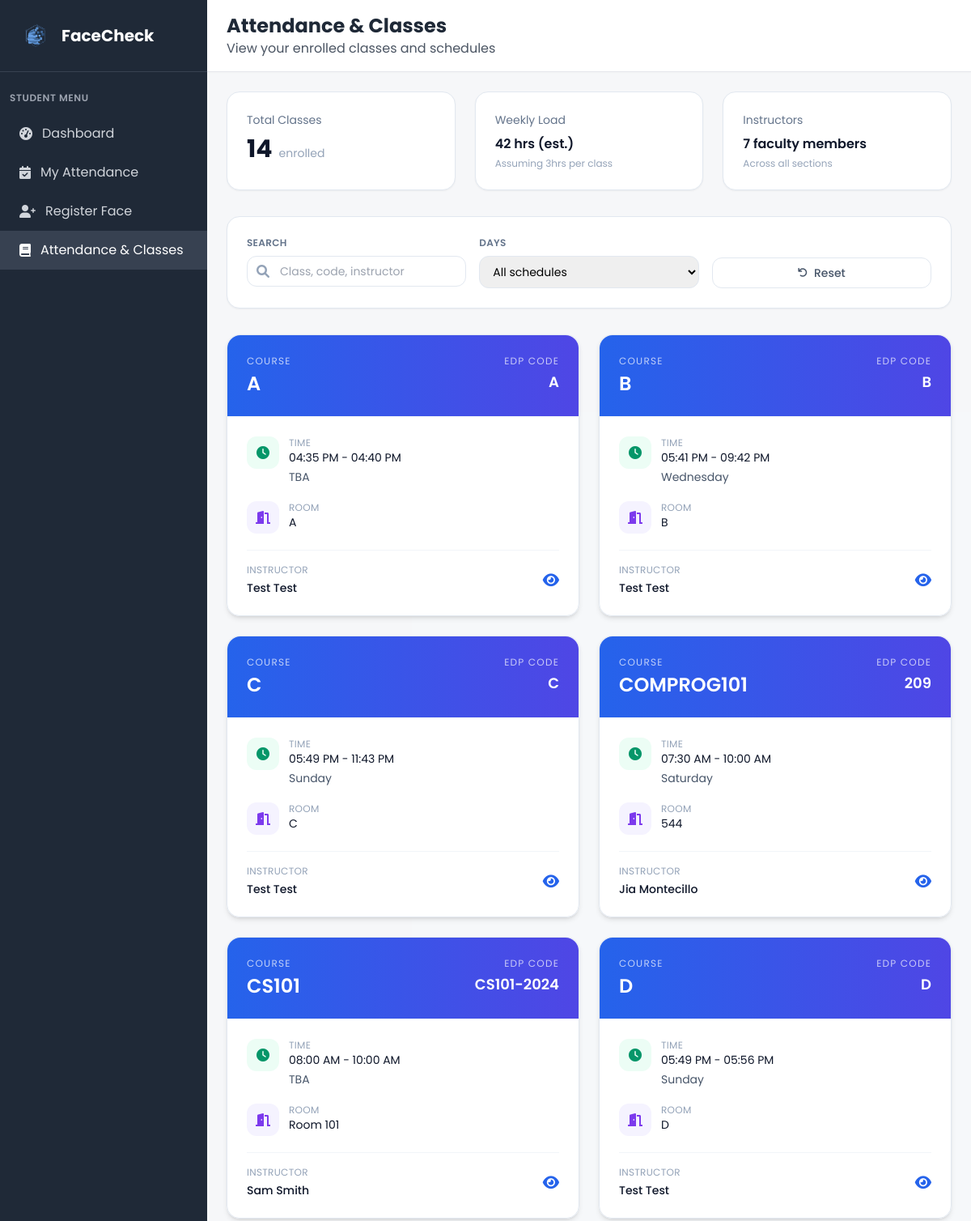
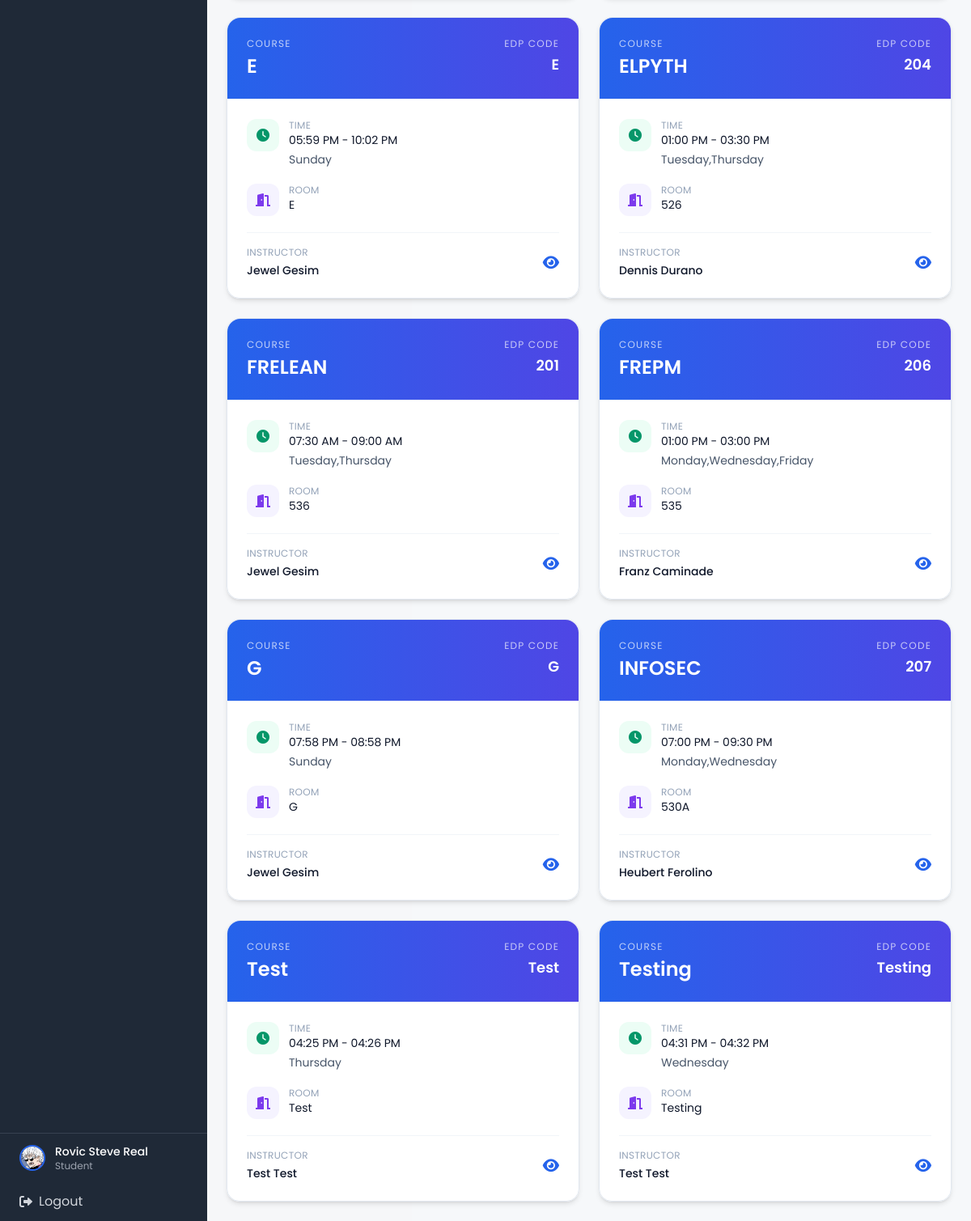
Page /my_classes (signed in) on the committed database (2 pictures, top to bottom).
### tables this page shows
CREATE TABLE student (
            student_id INTEGER PRIMARY KEY AUTOINCREMENT,
            year_level VARCHAR(20) NOT NULL,
            attendance_image VARCHAR(255),
            course_id INTEGER,
            user_id INTEGER NOT NULL, profile_picture VARCHAR(255),
            FOREIGN KEY (course_id) REFERENCES course(course_id),
            FOREIGN KEY (user_id) REFERENCES user(user_id)
        );

CREATE TABLE user (
            user_id INTEGER PRIMARY KEY AUTOINCREMENT,
            idno VARCHAR(20) NOT NULL UNIQUE,
            firstname VARCHAR(50) NOT NULL,
            lastname VARCHAR(50) NOT NULL,
            role VARCHAR(10) NOT NULL CHECK (role IN ('admin', 'faculty', 'student')),
            password VARCHAR(255) NOT NULL,
            created_at DATETIME DEFAULT CURRENT_TIMESTAMP,
            is_active BOOLEAN DEFAULT 1,
            dept_id INTEGER,
            FOREIGN KEY (dept_id) REFERENCES department(dept_id)
        );

CREATE TABLE class (
            class_id INTEGER PRIMARY KEY AUTOINCREMENT,
            class_name VARCHAR(20) NOT NULL,
            edpcode VARCHAR(20) NOT NULL UNIQUE,
            start_time TIME,
            end_time TIME,
            room VARCHAR(10),
            faculty_id INTEGER NOT NULL, is_active BOOLEAN DEFAULT 1,
            FOREIGN KEY (faculty_id) REFERENCES faculty(faculty_id)
        );

### app.py (the view)
@app.route('/my_classes')
def my_classes():
    if 'user_id' not in session or session['role'] != 'student':
        return redirect(url_for('login'))
    conn = get_db_connection()
    student = conn.execute('''
        SELECT u.*, s.student_id, s.year_level, s.profile_picture, c.course_name, d.dept_name
        FROM user u
        JOIN student s ON u.user_id = s.user_id
        LEFT JOIN course c ON s.course_id = c.course_id
        LEFT JOIN department d ON u.dept_id = d.dept_id
        WHERE u.user_id = ?
    ''', (session['user_id'],)).fetchone()
    enrolled_classes_raw = conn.execute('''
        SELECT cl.class_id, cl.class_name, cl.edpcode, cl.start_time, cl.end_time, cl.room,
               u_f.firstname as faculty_firstname, u_f.lastname as faculty_lastname,
               GROUP_CONCAT(DISTINCT d.day_name) as days
        FROM student_class sc
        JOIN class cl ON sc.class_id = cl.class_id
        JOIN faculty f ON cl.faculty_id = f.faculty_id
        JOIN user u_f ON f.user_id = u_f.user_id
        LEFT JOIN class_days cd ON cl.class_id = cd.class_id
        LEFT JOIN days d ON cd.day_id = d.day_id
        WHERE sc.student_id = ?
        GROUP BY cl.class_id, cl.class_name, cl.edpcode, cl.start_time, cl.end_time, cl.room,
                 u_f.firstname, u_f.lastname
        ORDER BY cl.class_name
    ''', (student['student_id'],)).fetchall()
    enrolled_classes = []
    faculty_names = set()
    for class_item in enrolled_classes_raw:
        time_str = ''
        if class_item['start_time'] and class_item['end_time']:
            try:
                start_time = str(class_item['start_time'])
                end_time = str(class_item['end_time'])
                time_formats = ['%H:%M:%S', '%H:%M']
                start_dt = None
                end_dt = None
                for fmt in time_formats:
                    try:
                        start_dt = datetime.strptime(start_time, fmt)
                        end_dt = datetime.strptime(end_time, fmt)
                        break
                    except ValueError:
                        continue
                if start_dt and end_dt:
                    time_str = f"{start_dt.strftime('%I:%M %p')} - {end_dt.strftime('%I:%M %p')}"
                else:
                    time_str = f"{start_time} - {end_time}"
            except Exception as e:
                time_str = f"{class_item['start_time']} - {class_item['end_time']}"
        enrolled_classes.append({
            'class_id': class_item['class_id'],
            'class_name': class_item['class_name'],
            'edpcode': class_item['edpcode'],
            'days': class_item['days'],
            'time': time_str,
            'room': class_item['room'],
            'faculty_firstname': class_item['faculty_firstname'],
            'faculty_lastname': class_item['faculty_lastname'],
            'schedule': time_str
        })
        faculty_names.add(f"{class_item['faculty_firstname']} {class_item['faculty_lastname']}")
    total_classes = len(enrolled_classes)
    weekly_hours_estimate = total_classes * 3
    faculty_count = len(faculty_names)
    conn.close()
    return render_template('my_classes.html',
                         student=student,
                         enrolled_classes=enrolled_classes,
                         total_classes=total_classes,
                         weekly_hours_estimate=weekly_hours_estimate,
                         faculty_count=faculty_count)

### templates/my_classes.html (shortened to what this page needs)
<!DOCTYPE html>
<html lang="en">
<head>
    <script src="https://cdn.tailwindcss.com"></script>
    <link href="https://cdnjs.cloudflare.com/ajax/libs/font-awesome/6.0.0/css/all.min.css" rel="stylesheet">
    <link rel="stylesheet" href="{{ url_for('static', filename='css/global.css') }}">
</head>
<body class="bg-gray-100">
    <div class="flex h-screen">
        <div class="w-64 bg-gray-800 text-white">
            <div class="p-6 border-b border-gray-700">
                <div class="flex items-center">
                    <img src="{{ url_for('static', filename='img/FaceCheck_Logo.png') }}" alt="FaceCheck logo" class="w-10 h-10 mr-3">
                    <h1 class="text-xl font-bold">FaceCheck</h1>
                </div>
            </div>
            <nav class="mt-6">
                <div class="px-3">
                    <div class="text-xs font-semibold text-gray-400 uppercase tracking-wider mb-3">Student Menu</div>
                </div>
                <a href="{{ url_for('student_dashboard') }}" class="flex items-center px-6 py-3 text-gray-300 hover:bg-gray-700 hover:text-white transition duration-200">
                    <i class="fas fa-tachometer-alt mr-3"></i>
                    Dashboard
                </a>
                <a href="{{ url_for('my_attendance') }}" class="flex items-center px-6 py-3 text-gray-300 hover:bg-gray-700 hover:text-white transition duration-200">
                    <i class="fas fa-calendar-check mr-3"></i>
                    My Attendance
                </a>
                <a href="/register_face" class="flex items-center px-6 py-3 text-gray-300 hover:bg-gray-700 hover:text-white transition duration-200">
                    <i class="fas fa-user-plus mr-3"></i>
                    Register Face
                </a>
                <a href="{{ url_for('my_classes') }}" class="flex items-center px-6 py-3 bg-gray-700 text-white">
                    <i class="fas fa-book mr-3"></i>
                    Attendance & Classes
                </a>
            </nav>
            <div class="absolute bottom-0 w-64 border-t border-gray-700">
                <a href="{{ url_for('student_profile') }}" class="flex items-center px-6 py-3 hover:bg-gray-700 transition duration-200">
                    {% if student.profile_picture %}
                    <img src="{{ url_for('static', filename='profile_pictures/' + student.profile_picture) }}"
                         alt="{{ student.firstname }} {{ student.lastname }}"
                         class="w-8 h-8 rounded-full object-cover border-2 border-blue-600 mr-3"
                         onerror="this.onerror=null; this.style.display='none'; this.nextElementSibling.style.display='flex';">
                    {% else %}
                    <div class="w-8 h-8 bg-blue-600 rounded-full flex items-center justify-center mr-3">
                        <span class="text-white text-sm font-bold">{{ student.firstname[0] }}{{ student.lastname[0] }}</span>
                    </div>
                    {% endif %}
                    <div>
                        <div class="text-sm font-medium">{{ student.firstname }} {{ student.lastname }}</div>
                        <div class="text-xs text-gray-400">Student</div>
                    </div>
                </a>
                <a href="{{ url_for('logout') }}" class="flex items-center px-6 py-3 text-gray-300 hover:bg-gray-700 hover:text-white transition duration-200">
                    <i class="fas fa-sign-out-alt mr-2"></i>
                    Logout
                </a>
            </div>
        </div>
        <div class="flex-1 flex flex-col overflow-hidden">
            <header class="bg-white shadow-sm border-b border-gray-200">
                <div class="px-6 py-4">
                    <div class="flex items-center justify-between">
                        <div>
                            <h2 class="text-2xl font-bold text-gray-800">Attendance & Classes</h2>
                            <p class="text-gray-600">View your enrolled classes and schedules</p>
                        </div>
                    </div>
                </div>
            </header>
            <main class="flex-1 overflow-y-auto p-6 bg-slate-50/60">
                <div class="max-w-7xl mx-auto space-y-8">
                    <div class="grid grid-cols-1 md:grid-cols-3 gap-6">
                        <div class="bg-white rounded-2xl border border-slate-200 shadow-sm p-6">
                            <p class="text-sm text-slate-500">Total Classes</p>
                            <div class="mt-2 flex items-baseline space-x-2">
                                <span class="text-3xl font-bold text-slate-900">{{ total_classes }}</span>
                                <span class="text-sm text-slate-400">enrolled</span>
                            </div>
                        </div>
                        <div class="bg-white rounded-2xl border border-slate-200 shadow-sm p-6">
                            <p class="text-sm text-slate-500">Weekly Load</p>
                            <div class="mt-2 text-slate-900 font-semibold">
                                {{ weekly_hours_estimate }} hrs (est.)
                            </div>
                            <p class="text-xs text-slate-400 mt-1">Assuming 3hrs per class</p>
                        </div>
                        <div class="bg-white rounded-2xl border border-slate-200 shadow-sm p-6">
                            <p class="text-sm text-slate-500">Instructors</p>
                            <div class="mt-2 text-slate-900 font-semibold">
                                {{ faculty_count }} faculty members
                            </div>
                            <p class="text-xs text-slate-400 mt-1">Across all sections</p>
                        </div>
                    </div>
                    <div class="bg-white rounded-2xl border border-slate-200 shadow-sm p-6">
                        <div class="grid grid-cols-1 md:grid-cols-3 gap-4">
                            <div>
                                <label class="block text-xs font-semibold text-slate-500 uppercase tracking-wide mb-2">Search</label>
                                <div class="relative">
                                    <span class="absolute inset-y-0 left-3 flex items-center text-slate-400"><i class="fas fa-search"></i></span>
                                    <input id="classSearch" type="text" placeholder="Class, code, instructor" class="w-full pl-10 pr-4 py-2 rounded-xl border border-slate-200 text-sm focus:ring-2 focus:ring-blue-500 focus:border-blue-500">
                                </div>
                            </div>
                            <div>
                                <label class="block text-xs font-semibold text-slate-500 uppercase tracking-wide mb-2">Days</label>
                                <select id="dayFilter" class="w-full rounded-xl border border-slate-200 text-sm px-3 py-2 focus:ring-2 focus:ring-blue-500 focus:border-blue-500">
                                    <option value="all">All schedules</option>
                                </select>
                            </div>
                            <div class="flex items-end">
                                <button id="resetClasses" class="inline-flex items-center justify-center w-full px-4 py-2 rounded-xl border border-slate-200 text-sm font-medium text-slate-600 hover:bg-slate-50">
                                    <i class="fas fa-undo mr-2 text-xs"></i>Reset
                                </button>
                            </div>
                        </div>
                    </div>
                    {% if enrolled_classes %}
                    <div id="classGrid" class="grid grid-cols-1 md:grid-cols-2 xl:grid-cols-3 gap-6">
                        {% for class_item in enrolled_classes %}
                        <div class="class-card bg-white/95 backdrop-blur rounded-2xl border border-slate-200 shadow-md hover:shadow-lg transition-all duration-200" data-days="{{ class_item.days|lower }}" data-class="{{ class_item.class_name|lower }}" data-instructor="{{ (class_item.faculty_firstname ~ ' ' ~ class_item.faculty_lastname)|lower }}">
                            <div class="p-6 border-b border-slate-100 bg-gradient-to-r from-blue-600 to-indigo-600 text-white rounded-t-2xl">
                                <div class="flex items-start justify-between">
                                    <div>
                                        <p class="text-xs uppercase tracking-widest text-white/70 mb-1">Course</p>
                                        <h3 class="text-2xl font-semibold">{{ class_item.class_name }}</h3>
                                    </div>
                                    <div class="text-right">
                                        <p class="text-xs uppercase tracking-widest text-white/70 mb-1">EDP Code</p>
                                        <p class="text-lg font-semibold">{{ class_item.edpcode }}</p>
                                    </div>
                                </div>
                            </div>
                            <div class="p-6 space-y-5">
                                <div class="flex items-start space-x-3">
                                    <div class="flex-shrink-0 w-10 h-10 rounded-xl bg-emerald-50 text-emerald-600 flex items-center justify-center">
                                        <i class="fas fa-clock"></i>
                                    </div>
                                    <div>
                                        <p class="text-xs uppercase tracking-wide text-slate-400">Time</p>
                                        <p class="text-sm text-slate-900">{{ class_item.time or 'TBA' }}</p>
                                        <p class="text-sm text-slate-600 mt-1">{{ class_item.days or 'TBA' }}</p>
                                    </div>
                                </div>
                                <div class="flex items-start space-x-3">
                                    <div class="flex-shrink-0 w-10 h-10 rounded-xl bg-violet-50 text-violet-600 flex items-center justify-center">
                                        <i class="fas fa-door-open"></i>
                                    </div>
                                    <div>
                                        <p class="text-xs uppercase tracking-wide text-slate-400">Room</p>
                                        <p class="text-sm text-slate-900">{{ class_item.room or 'TBA' }}</p>
                                    </div>
                                </div>
                                <div class="pt-4 border-t border-slate-100 flex items-center justify-between">
                                    <div>
                                    <p class="text-xs uppercase tracking-wide text-slate-400 mb-1">Instructor</p>
                                    <p class="text-sm font-medium text-slate-900">{{ class_item.faculty_firstname }} {{ class_item.faculty_lastname }}</p>
                                    </div>
                                    <a href="{{ url_for('view_class_attendance', class_id=class_item.class_id) }}"
                                       class="text-blue-600 hover:text-blue-800 transition duration-200"
                                       title="View Attendance">
                                        <i class="fas fa-eye text-lg"></i>
                                    </a>
                                </div>
                            </div>
                        </div>
                        {% endfor %}
                    </div>
                    {% endif %}
                </div>
            </main>
        </div>
    </div>
</body>
</html>

### rows in the picture
student: profile_picture (picture)
user: firstname "Rovic Steve", lastname "Real"
class: class_name "COMPROG101", edpcode "209", time "07:30 AM - 10:00 AM", days "Saturday", room "544", faculty_firstname "Jia", faculty_lastname "Montecillo"
class: class_name "CS101", edpcode "CS101-2024", time "08:00 AM - 10:00 AM", days "TBA", room "Room 101", faculty_firstname "Sam", faculty_lastname "Smith"
user: class_name "E", edpcode "E", time "05:59 PM - 10:02 PM", days "Sunday", room "E", faculty_firstname "Jewel", faculty_lastname "Gesim", class_name "G", edpcode "G", time "07:58 PM - 08:58 PM", room "G"
class: class_name "ELPYTH", edpcode "204", time "01:00 PM - 03:30 PM", days "Tuesday,Thursday", room "526", faculty_firstname "Dennis", faculty_lastname "Durano"
class: class_name "FRELEAN", edpcode "201", time "07:30 AM - 09:00 AM", days "Tuesday,Thursday", room "536", faculty_firstname "Jewel", faculty_lastname "Gesim"
class: class_name "FREPM", edpcode "206", time "01:00 PM - 03:00 PM", days "Monday,Wednesday,Friday", room "535", faculty_firstname "Franz", faculty_lastname "Caminade"
class: class_name "INFOSEC", edpcode "207", time "07:00 PM - 09:30 PM", days "Monday,Wednesday", room "530A", faculty_firstname "Heubert", faculty_lastname "Ferolino"
class: class_name "Test", edpcode "Test", time "04:25 PM - 04:26 PM", days "Thursday", room "Test", faculty_firstname "Test", faculty_lastname "Test"
class: class_name "Testing", edpcode "Testing", time "04:31 PM - 04:32 PM", days "Wednesday", room "Testing", faculty_firstname "Test", faculty_lastname "Test"

### other values in the picture
{{ total_classes }} "14"
{{ weekly_hours_estimate }} "42"
{{ faculty_count }} "7"
{{ class_item.class_name }} "A" "B" "C" "D"
{{ class_item.edpcode }} "A" "B" "C" "D"
{{ class_item.time or 'TBA' }} "04:35 PM - 04:40 PM" "05:41 PM - 09:42 PM" "05:49 PM - 11:43 PM" "05:49 PM - 05:56 PM"
{{ class_item.days or 'TBA' }} "TBA" "Wednesday" "Sunday" "Sunday"
{{ class_item.room or 'TBA' }} "A" "B" "C" "D"
{{ class_item.faculty_firstname }} "Test" "Test" "Test" "Test"
{{ class_item.faculty_lastname }} "Test" "Test" "Test" "Test"
